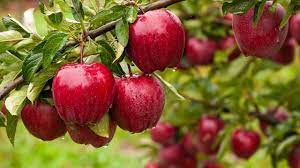
#> input picture maca.png, 300 x 168 px
$ python RGB.py
#> lines starting #> are read from the running program, lines starting #| are printed output that depends on the picture; after the words box and inside, x2 and y2 are one past the last pixel; in counts of white or black regions, pixels touching at a corner belong together
import cv2
import numpy as np

# Função de callback para ajustar os parâmetros HSV interativamente
def atualizar_parametros_trackbar(value):
    pass

# Função para destacar uma cor específica (R, G, B) na imagem
def destacar_cor_rgb(imagem, r_range, g_range, b_range):
    # Definir intervalos de valores RGB dinamicamente
    lower_rgb = np.array([b_range[0], g_range[0], r_range[0]])
    upper_rgb = np.array([b_range[1], g_range[1], r_range[1]])

    # Criar máscara para filtrar a cor específica
    mask = cv2.inRange(imagem, lower_rgb, upper_rgb)

    # Aplicar a máscara à imagem original
    imagem_destacada = cv2.bitwise_and(imagem, imagem, mask=mask)

    return imagem_destacada

# Inicializar a janela de controle
cv2.namedWindow('Controle de Cores')

# Adicionar barras de controle para ajustar os parâmetros RGB
cv2.createTrackbar('Red Min', 'Controle de Cores', 0, 255, atualizar_parametros_trackbar)
#> slider 'Red Min' is set to 51
cv2.createTrackbar('Red Max', 'Controle de Cores', 255, 255, atualizar_parametros_trackbar)
cv2.createTrackbar('Green Min', 'Controle de Cores', 0, 255, atualizar_parametros_trackbar)
#> slider 'Green Min' is set to 51
cv2.createTrackbar('Green Max', 'Controle de Cores', 255, 255, atualizar_parametros_trackbar)
cv2.createTrackbar('Blue Min', 'Controle de Cores', 0, 255, atualizar_parametros_trackbar)
#> slider 'Blue Min' is set to 51
cv2.createTrackbar('Blue Max', 'Controle de Cores', 255, 255, atualizar_parametros_trackbar)

# Carregar a imagem da maçã
imagem_maca = cv2.imread('maca.png')
#> imagem_maca is the input picture: shape (168, 300, 3); mean B, G, R 48.5, 94.8, 127.9

while True:
    # Obter valores dos controles deslizantes
    red_min = cv2.getTrackbarPos('Red Min', 'Controle de Cores')
    red_max = cv2.getTrackbarPos('Red Max', 'Controle de Cores')
    green_min = cv2.getTrackbarPos('Green Min', 'Controle de Cores')
    green_max = cv2.getTrackbarPos('Green Max', 'Controle de Cores')
    blue_min = cv2.getTrackbarPos('Blue Min', 'Controle de Cores')
    blue_max = cv2.getTrackbarPos('Blue Max', 'Controle de Cores')

    # Destacar a cor específica (R, G, B) na imagem
    imagem_destacada = destacar_cor_rgb(imagem_maca, (red_min, red_max), (green_min, green_max), (blue_min, blue_max))
#> in destacar_cor_rgb, `mask = cv2.inRange(imagem, lower_rgb, upper_rgb)`:
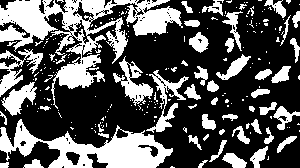
#> mask: shape (168, 300); 34.8% white; 229 white regions (178 under 20 px), largest, box (x1, y1, x2, y2) and area: (0, 0, 183, 109) 6074, (0, 119, 173, 168) 3621, (113, 56, 153, 106) 714
#> in destacar_cor_rgb, `imagem_destacada = cv2.bitwise_and(imagem, imagem, mask=mask)`:
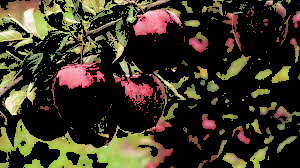
#> imagem_destacada: shape (168, 300, 3); mean B, G, R 33, 52.2, 59.9

    # Mostrar a imagem original e a imagem com a cor específica destacada
    cv2.imshow('Imagem Original', imagem_maca)
    cv2.imshow('Cores Destacadas', imagem_destacada)

    # Aguardar por uma tecla e verificar se é a tecla 'q' para sair do loop
    key = cv2.waitKey(1) & 0xFF
#> (key q is pressed here)
    if key == ord('q'):
        break

cv2.destroyAllWindows()
